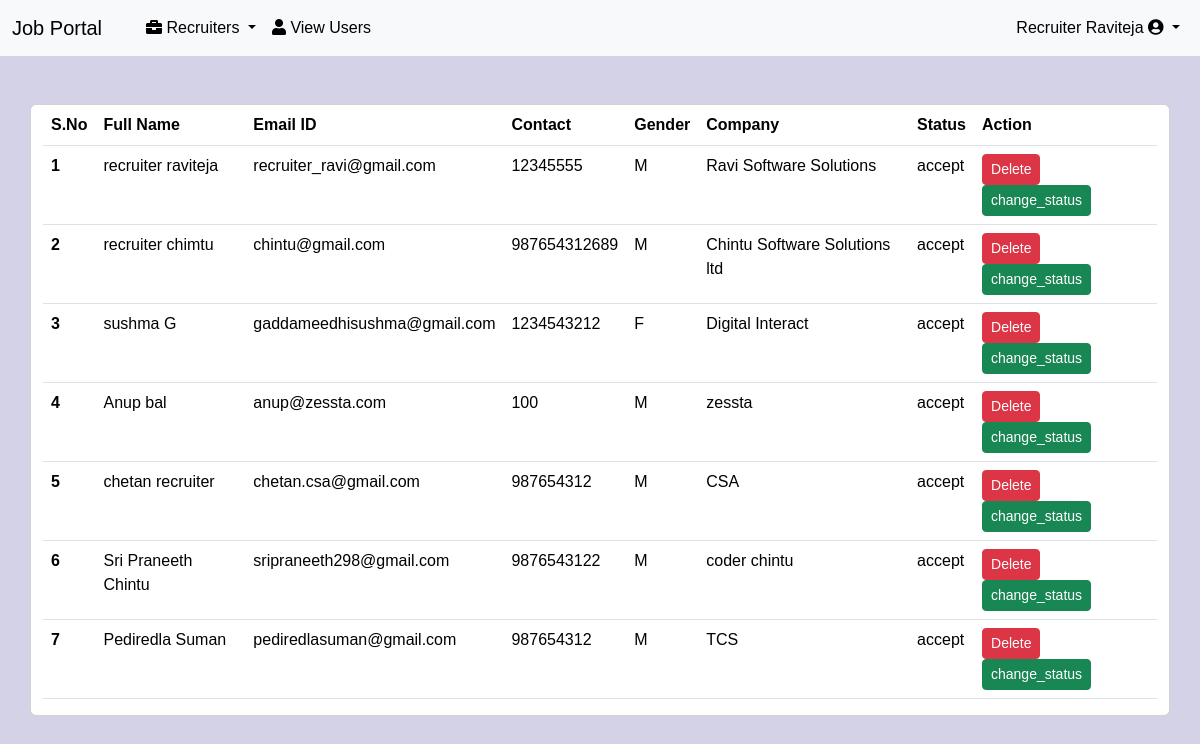
/recruiter_accepted/ (signed in), run on the app's committed database.
### job/models.py (models this page shows, shortened)
class Recruiter(models.Model):
    user = models.ForeignKey(User, on_delete=models.CASCADE)
    mobile = models.CharField(max_length=15, blank=True, null=True)
    image = models.ImageField(blank=True,null=True)
    gender = models.CharField(max_length=10, choices=GENDER_CHOICES, blank=True, null=True)
    type = models.CharField(max_length=10, blank=True, null=True)
    company=models.CharField(max_length=50,null=True)
    about_company=models.CharField(max_length=100,default=about_company_default)
    status = models.CharField(max_length=20,null=True)

### job/views.py (the view)
# urls.py: path('recruiter_accepted/',recruiter_accepted,name='recruiter_accepted'),
def recruiter_accepted(request):
    if not request.user.is_authenticated:
        return redirect('login_view')
    data = Recruiter.objects.filter(status__iexact="accept")
    if not data:
        messages.info(request,"No Accepted Recruiters")
        return redirect('recruiter_all')
    d = {'data':data}
    return render(request,'recruiter_accepted.html',d)

### job/context_processors.py (called while the page is built)
def common_context(request):
    user_type = None
    latest_jobs = Job.objects.order_by('-start_date')[:9]
    if request.user.is_authenticated:
        if request.user.is_staff:
            user_type = 'admin'
        else:
            try:
                student_user = StudentUser.objects.get(user=request.user)
                user_type = student_user.type
            except StudentUser.DoesNotExist:
                try:
                    recruiter = Recruiter.objects.get(user=request.user)
                    user_type = recruiter.type
                except Recruiter.DoesNotExist:
                    user_type = "None"
    return {
        'user_type': user_type,
        'latest_jobs': latest_jobs
    }

### job/templates/recruiter_accepted.html (shortened to what this page needs)
{% extends "admin_navigation.html" %}
{% block content %}
<div class="container card my-5">
    <table class="table table-hover container" >
        <thead>
            <tr>
                <th>S.No</th>
                <th>Full Name</th>
                <th>Email ID</th>
                <th>Contact</th>
                <th>Gender</th>
                <th>Company</th>
                <th>Status</th>
                <th>Action</th>
            </tr>
        </thead>
        <tbody>
            {% for i in data %}
            <tr>
                <th> {{ forloop.counter }} </th>
                <td> {{ i.user.first_name }} {{i.user.last_name}} </td>
                <td> {{i.user.username}} </td>
                <td>{{i.mobile}} </td>
                <td>{{i.gender}} </td>
                <td>{{i.company}} </td>
                <td>{{i.status}} </td>
                <td><a href="{% url "delete_recruiter" i.user.id %}">
                    <button type="button" class="btn btn-sm btn-danger" onclick="return confirm('Are You Sure?')" >Delete</button></a>
                    <a href="{% url "change_status" i.id %}">
                    <button type="button" class="btn btn-sm btn-success" >change_status</button></a>
                </td>
            </tr>
            {% endfor %}
        </tbody>
    </table>
</div>
{% endblock  %}

### job/templates/admin_navigation.html (shortened to what this page needs)
<!DOCTYPE html>
<html lang="en">
<head>
    {% load static %}
    <link rel="stylesheet" href="https://cdnjs.cloudflare.com/ajax/libs/font-awesome/5.15.4/css/all.min.css">
    <link href="https://cdn.jsdelivr.net/npm/bootstrap@5.3.3/dist/css/bootstrap.min.css" rel="stylesheet">
</head>
<body>
    <nav class="navbar navbar-expand-lg bg-body-tertiary" data-bs-theme="light">
            <div class="container-fluid">
                <a class="navbar-brand" href="{% url "index" %}">Job Portal</a>
                <div class="collapse navbar-collapse" id="navbarScroll">
                    <ul class="navbar-nav me-auto my-2 my-lg-0 navbar-nav-scroll" style="--bs-scroll-height: 100px;">
                        <li class="nav-item dropdown">
                            <a class="nav-link active dropdown-toggle" href="#" role="button" data-bs-toggle="dropdown" aria-expanded="false">
                                <i class="fas fa-briefcase"></i> Recruiters
                            </a>
                          </li>
                        <li class="nav-item">
                            <a class="nav-link active" href="{% url "view_users" %}">
                                <i class="fas fa-user"></i> View Users
                            </a>
                        </li>
                    </ul>
                    <ul class="navbar-nav ml-auto">
                        <li class="nav-item active dropdown">
                            <a class="nav-link active dropdown-toggle" href="#" id="navbarDropdown" role="button" data-bs-toggle="dropdown" aria-expanded="false">
                                {{request.user.first_name.title}} {{request.user.last_name.title}} <i class="fas fa-user-circle"> </i>
                            </a>
                        </li>
                    </ul>
                </div>
            </div>
        </nav>
      {% block content %}
      {% endblock  %}
<link rel="stylesheet" type="text/css" href="https://cdn.datatables.net/2.0.5/css/dataTables.dataTables.css">
<link rel="stylesheet" type="text/css" href="https://cdn.datatables.net/buttons/3.0.2/css/buttons.dataTables.css">
</body>
</html>

### job/templates/admin_navigation.html (style rules this page uses)
body { font-family: Arial, sans-serif; background-color:#d3d2e7; }

### data on the page
Recruiter: user.first_name "recruiter", user.last_name "raviteja", user.username "recruiter_ravi@gmail.com", mobile "12345555", gender "M", company "Ravi Software Solutions", status "accept"
Recruiter: user.first_name "recruiter", user.last_name "chimtu", user.username "chintu@gmail.com", mobile "987654312689", gender "M", company "Chintu Software Solutions ltd", status "accept"
Recruiter: user.first_name "sushma", user.last_name "G", user.username "gaddameedhisushma@gmail.com", mobile "1234543212", gender "F", company "Digital Interact", status "accept"
Recruiter: user.first_name "Anup", user.last_name "bal", user.username "anup@zessta.com", mobile "100", gender "M", company "zessta", status "accept"
Recruiter: user.first_name "chetan", user.last_name "recruiter", user.username "chetan.csa@gmail.com", mobile "987654312", gender "M", company "CSA", status "accept"
Recruiter: user.first_name "Sri Praneeth", user.last_name "Chintu", user.username "sripraneeth298@gmail.com", mobile "9876543122", gender "M", company "coder chintu", status "accept"
Recruiter: user.first_name "Pediredla", user.last_name "Suman", user.username "pediredlasuman@gmail.com", mobile "987654312", gender "M", company "TCS", status "accept"

### other printed values
{{ request.user.first_name.title }} "Recruiter"
{{ request.user.last_name.title }} "Raviteja"
